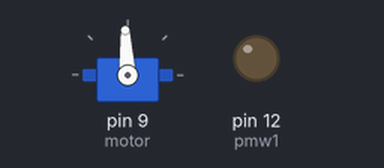
Recording of a sketch running on a simulated Arduino Uno, built with avr-gcc and run on an emulated ATmega328P. Parts: servo, output pins drawn as LEDs (lit = HIGH).

Above: at 0.05 s.
At 0.25 s:
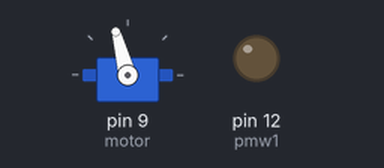
At 0.45 s:
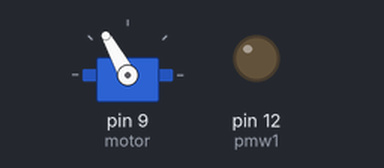
Timing chart, 0 to 3.0 s (numbered marks = the images above):
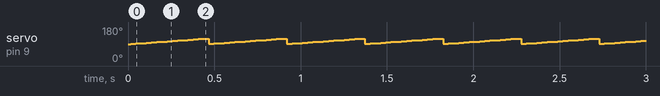

The sketch:

sketch_apr01a.ino
```cpp
#include <SoftwareSerial.h>
#include <Servo.h>

const int pmw1 = 12;
const int motor = 9;


Servo myservo;

void setup() {
  pinMode(pmw1, OUTPUT);
  Serial.begin(9600);
  myservo.attach(motor);
}


void mypmw() {
  int i;


  for (i = 0; i < 1000; i++){

    digitalWrite(pmw1, HIGH);
    delayMicroseconds(i);
    digitalWrite(pmw1, LOW);
    delayMicroseconds(1000-i);
  }

   for (i; i > 0; i--){

    digitalWrite(pmw1, HIGH);
    delayMicroseconds(i);
    digitalWrite(pmw1, LOW);
    delayMicroseconds(1000-i);
  }

}

void hardwarepmw() {
  String readStr = "";
  if (Serial.available() > 0) {
     Serial.println("panda");

     readStr += (char) Serial.read();
     Serial.println(readStr);
     if (readStr == "B") {
        readStr = "";
        for (int i = 0; i < 3; i++){
          readStr+= (char) Serial.read();
        }
        Serial.read();
        Serial.println(readStr.toInt());
        analogWrite(pmw1, readStr.toInt());
     }
  }

}

void loop() {

  //mypmw();
  //hardwarepmw();
  int pos = 90;
  myservo.write(pos);
  for (int i = 0; i < 30; i++){
    myservo.write(pos+i);
    delay(15);
  }
//  for (pos = 0; pos < 30; pos++) {
//   myservo.write(pos);
//   delay(15);
//  }
//  for (pos = 30; pos > 0; pos--) {
//   myservo.write(pos);
//   delay(15);
//  }

}
```

Measured:
- by itself, servo on pin 9 (motor): ramps from 91° to 119° and jumps back, once every 0.45 s
